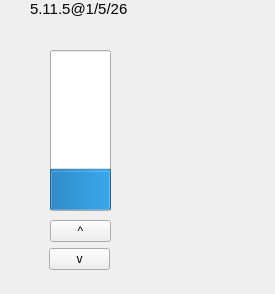
<?xml version="1.0" encoding="UTF-8"?>
<ui version="4.0">
 <class>Blind</class>
 <widget class="QWidget" name="Blind">
  <property name="geometry">
   <rect>
    <x>0</x>
    <y>0</y>
    <width>275</width>
    <height>294</height>
   </rect>
  </property>
  <property name="windowTitle">
   <string>Form</string>
  </property>
  <widget class="QPushButton" name="buttonDown">
   <property name="geometry">
    <rect>
     <x>49</x>
     <y>248</y>
     <width>61</width>
     <height>22</height>
    </rect>
   </property>
   <property name="text">
    <string>v</string>
   </property>
  </widget>
  <widget class="QProgressBar" name="progressBar">
   <property name="geometry">
    <rect>
     <x>50</x>
     <y>50</y>
     <width>61</width>
     <height>161</height>
    </rect>
   </property>
   <property name="sizePolicy">
    <sizepolicy hsizetype="Expanding" vsizetype="Expanding">
     <horstretch>0</horstretch>
     <verstretch>0</verstretch>
    </sizepolicy>
   </property>
   <property name="value">
    <number>24</number>
   </property>
   <property name="textVisible">
    <bool>true</bool>
   </property>
   <property name="orientation">
    <enum>Qt::Vertical</enum>
   </property>
  </widget>
  <widget class="QLabel" name="labelPositionValue">
   <property name="geometry">
    <rect>
     <x>11</x>
     <y>25</y>
     <width>141</width>
     <height>17</height>
    </rect>
   </property>
   <property name="font">
    <font>
     <pointsize>11</pointsize>
    </font>
   </property>
   <property name="text">
    <string/>
   </property>
   <property name="alignment">
    <set>Qt::AlignCenter</set>
   </property>
  </widget>
  <widget class="QLabel" name="labelBlindAddress">
   <property name="geometry">
    <rect>
     <x>30</x>
     <y>0</y>
     <width>141</width>
     <height>18</height>
    </rect>
   </property>
   <property name="font">
    <font>
     <pointsize>11</pointsize>
    </font>
   </property>
   <property name="text">
    <string>5.11.5@1/5/26</string>
   </property>
  </widget>
  <widget class="QPushButton" name="buttonUp">
   <property name="geometry">
    <rect>
     <x>50</x>
     <y>220</y>
     <width>61</width>
     <height>22</height>
    </rect>
   </property>
   <property name="text">
    <string>^</string>
   </property>
  </widget>
 </widget>
 <resources/>
 <connections/>
</ui>
